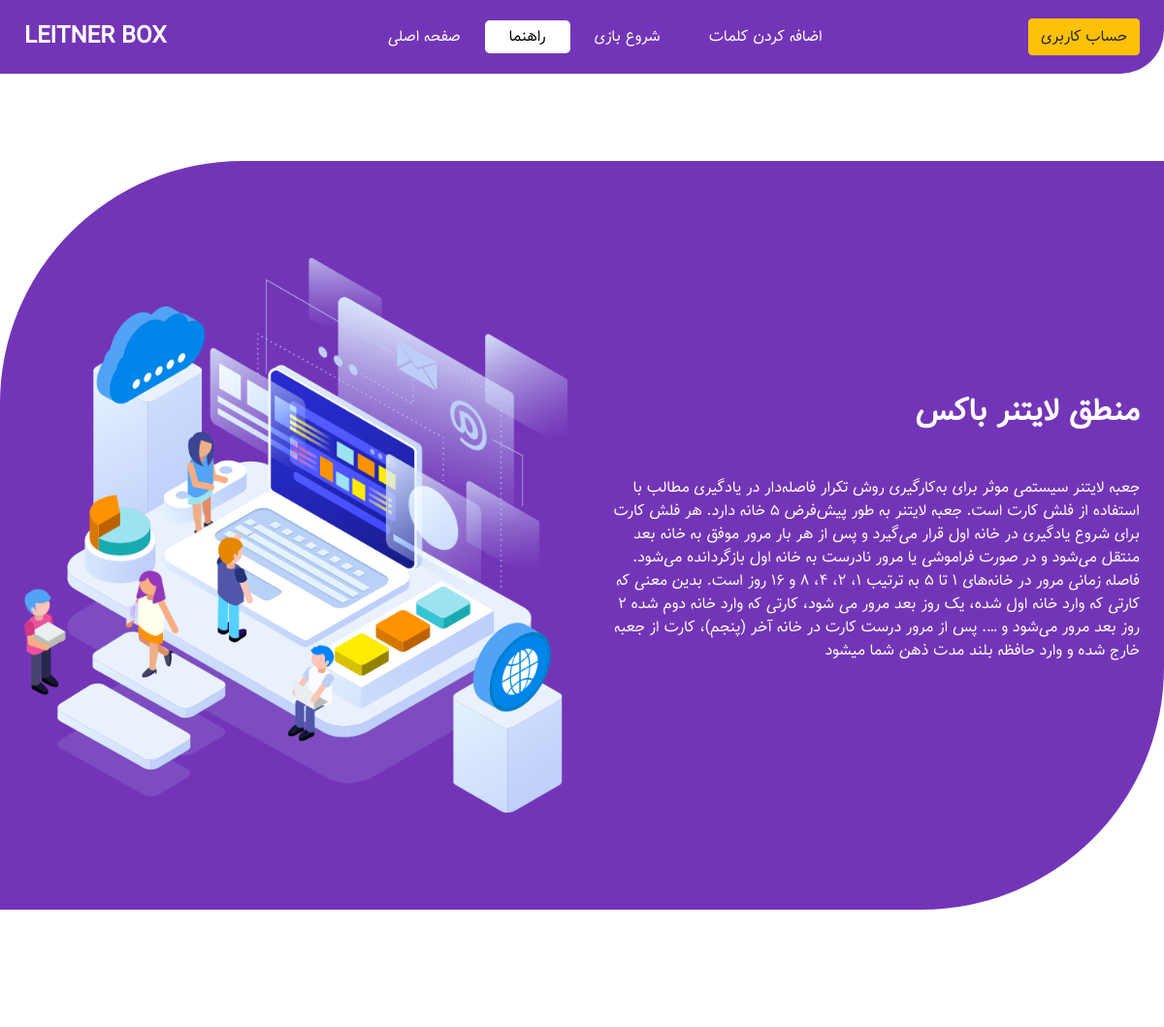
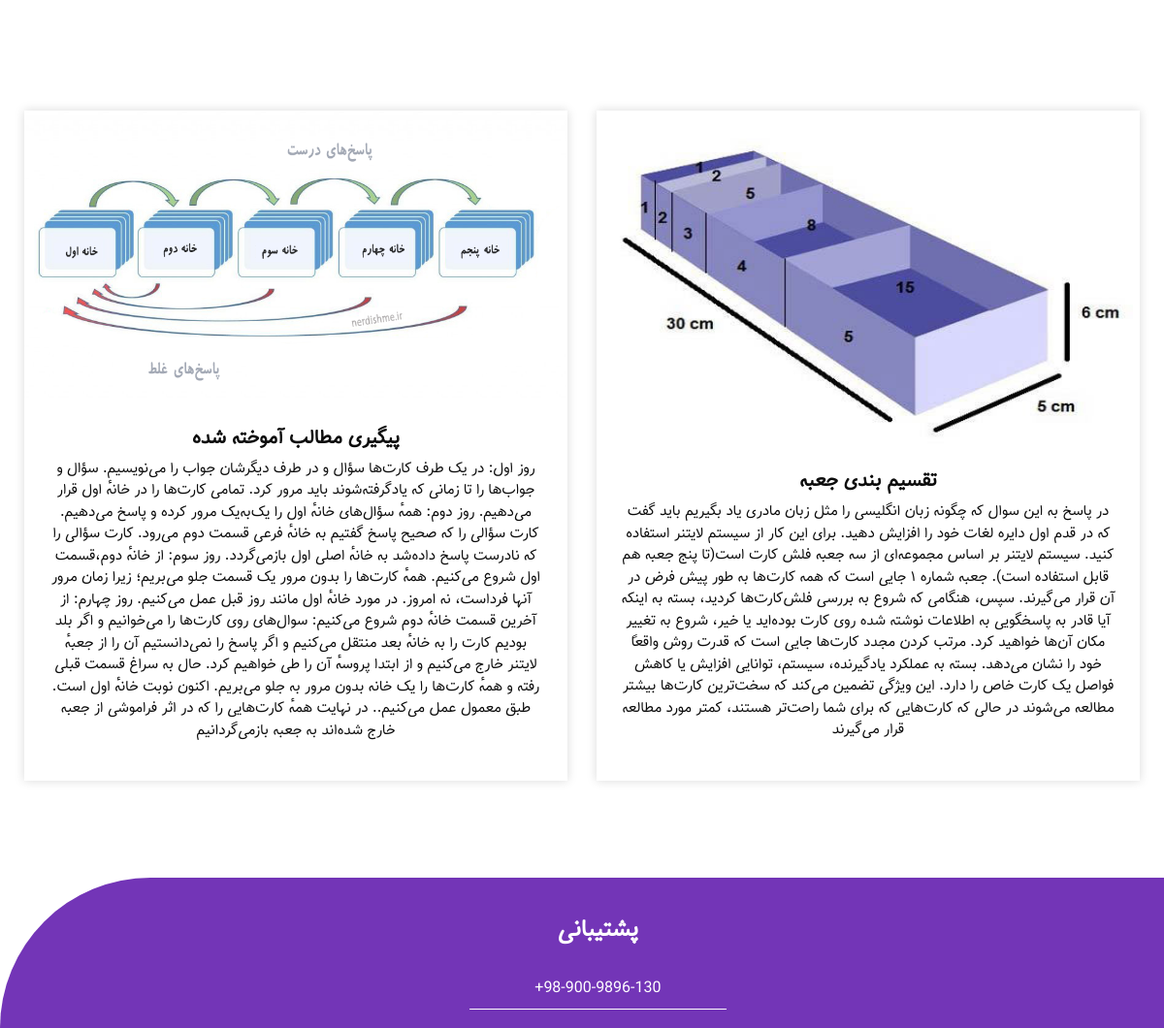
/about, run on the app's committed database (2 pictures, top to bottom).
### Text_App/models.py (models this page shows)
class GuideText(models.Model):
    main_topic = models.CharField(max_length=55, verbose_name="موضوع")
    guide_text = models.TextField(verbose_name="توضیحات")
    class Meta:
        verbose_name_plural = "متن‌های راهنما (صفحه اصلی و راهنما)"

class GuideInfo(models.Model):
    left_pic = models.ImageField(upload_to="web_pics", verbose_name="تصویر چپ")
    left_title = models.CharField(max_length=55, verbose_name="موضوع بخش سمت چپ")
    left_text = models.TextField(verbose_name="متن چپ")
    right_pic = models.ImageField(upload_to="web_pics", verbose_name="تصویر راست")
    right_title = models.CharField(max_length=55, verbose_name="موضوع بخش سمت راست")
    right_text = models.TextField(verbose_name="متن راست")
    class Meta:
        verbose_name_plural = "راهنما با شکل (صفحه راهنما)"

### Home_App/views.py (the view)
# urls.py: path("about", views.about_show, name="about"),
def about_show (request):
    GuideText_db = GuideText.objects.all()
    GuideInfo_db = GuideInfo.objects.all()
    return render(request, 'Home_App/about.html', context={
                                                            'GuideText_db': GuideText_db,
                                                            'GuideInfo_db': GuideInfo_db,
                                                            })

### Home_App/templates/Home_App/about.html (shortened to what this page needs)
{% extends 'common.html' %}
{% load static %}
{% block about_active %}
active
{% endblock about_active %}
{% block body %}
{% for i in GuideText_db %}
  <section class="about_section layout_padding layout_margin" dir="rtl">
    <div class="container  ">
      <div class="row">
        <div class="col-md-6">
          <div class="detail-box">
            <div class="heading_container" >
              <h2>
                {{ i.main_topic }}
              </h2>
              </div>
              <br>
              <p style="text-align: right;">
                {{ i.guide_text }}
              </p>
          </div>
        </div>
        <div class="col-md-6 ">
          <div class="img-box">
            <img src="{% static "images/about-img.png" %}" alt="">
          </div>
        </div>
      </div>
    </div>
  </section>
{% endfor %}
{% for i in GuideInfo_db %}
  <section class="case_section layout_padding">
    <div class="container">
      <div class="row">
        <div class="col-md-6">
          <div class="box">
            <div class="img-box">
              <img src="{{ i.left_pic.url }}" alt="">
            </div>
            <div class="detail-box">
              <h5>
                {{ i.left_title }}
              </h5>
              <p>
                {{ i.left_text }}
              </p>
            </div>
          </div>
        </div>
        <div class="col-md-6">
          <div class="box">
            <div class="img-box">
              <img src="{{ i.right_pic.url }}" alt="" height="345px">
            </div>
            <div class="detail-box">
              <h5>
                {{ i.right_title }}
              </h5>
              <p>
                {{ i.right_text }}
              </p>
            </div>
          </div>
        </div>
      </div>
    </div>
  </section>
{% endfor %}
{% endblock body %}

### static/css/style.css (style rules this page uses)
body { font-family:Samim; font-family: sahel-bold; color: #0c0c0c; background-color: #ffffff; overflow-x: hidden; }
.layout_padding { padding: 90px 0; }
.layout_margin { margin: 90px 0; }
.heading_container { display: -webkit-box; display: -ms-flexbox; display: flex; -webkit-box-orient: vertical; -webkit-box-direction: normal; -ms-flex-direction: column; flex-direction: column; -webkit-box-align: start; -ms-flex-align: start; align-items: flex-start; }
.heading_container h2 { position: relative; font-weight: bold; }
.about_section { background-color: #7335b7; color: #ffffff; border-radius: 250px 0 250px 0; }
.about_section .row { -webkit-box-align: center; -ms-flex-align: center; align-items: center; }
.about_section .img-box { position: relative; }
.about_section .img-box img { width: 100%; }
.about_section .detail-box p { margin-top: 15px; }
.case_section .box { margin-top: 45px; background-color: #ffffff; -webkit-box-shadow: 0 0 10px 0 rgba(0, 0, 0, 0.15); box-shadow: 0 0 10px 0 rgba(0, 0, 0, 0.15); text-align: center; }
.case_section .box .img-box { position: relative; }
.case_section .box .img-box img { width: 100%; }
.case_section .box .detail-box { padding: 25px; }
.case_section .box .detail-box h5 { font-weight: bold; }
.case_section .box .detail-box p { font-size: 15px; }
* { box-sizing: border-box }
.container { padding: 10px; }

### static/css/responsive.css (style rules this page uses)
@media (min-width: 1200px) { .container { max-width: 1170px; } }

### data on the page
GuideText: main_topic "منطق لایتنر باکس", guide_text "جعبه لایتنر سیستمی موثر برای به‌کارگیری روش تکرار فاصله‌دار در یادگیری مطالب با استفاده از فلش کارت است. جعبه لایتنر به طور پیش‌فرض ۵ خانه دارد. هر فلش کارت برای شروع یادگیری در خانه اول قرار می‌گیرد و پس از هر بار مرور موفق به خانه بعد منتقل می‌شود و در صورت فراموشی یا مرور نادرست به خانه اول بازگردانده می‌شود. فاصله زمانی مرور در خانه‌های ۱ تا ۵ به ترتیب ۱، ۲، ۴، ۸ و ۱۶ روز است. بدین معنی که کارتی که وارد خانه اول شده، یک روز بعد مرور می شود، کارتی که وارد خانه دوم شده ۲ روز بعد مرور می‌شود و …. پس از مرور درست کارت در خانه آخر (پنجم)، کارت از جعبه خارج شده و وارد حافظه بلند مدت ذهن شما میشود"
GuideInfo: left_pic (picture), left_title "پیگیری مطالب آموخته شده", left_text "روز اول: در یک طرف کارت‌ها سؤال و در طرف دیگرشان جواب را می‌نویسیم. سؤال و جواب‌ها را تا زمانی که یادگرفته‌شوند باید مرور کرد. تمامی کارت‌ها را در خانهٔ اول قرار می‌دهیم. روز دوم: همهٔ سؤال‌های خانهٔ اول را یک‌به‌یک مرور کرده و پاسخ می‌دهیم. کارت سؤالی را که صحیح پاسخ گفتیم به خانهٔ فرعی قسمت دوم می‌رود. کارت سؤالی را که نادرست پاسخ داده‌شد به خانهٔ اصلی اول بازمی‌گردد. روز سوم: از خانهٔ دوم،قسمت اول شروع می‌کنیم. همهٔ کارت‌ها را بدون مرور یک قسمت جلو می‌بریم؛ زیرا زمان مرور آنها فرداست، نه امروز. در مورد خانهٔ اول مانند روز قبل عمل می‌کنیم. روز چهارم: از آخرین قسمت خانهٔ دوم شروع می‌کنیم: سوال‌های روی کارت‌ها را می‌خوانیم و اگر بلد بودیم کارت را به خانهٔ بعد منتقل می‌کنیم و اگر پاسخ را…", right_pic (picture), right_title "تقسیم بندی جعبه", right_text "در پاسخ به این سوال که چگونه زبان انگلیسی را مثل زبان مادری یاد بگیریم باید گفت که در قدم اول دایره لغات خود را افزایش دهید. برای این کار از سیستم لایتنر استفاده کنید. سیستم لایتنر بر اساس مجموعه‌ای از سه جعبه فلش کارت است(تا پنج جعبه هم قابل استفاده است). جعبه شماره ۱ جایی است که همه کارت‌ها به طور پیش فرض در آن قرار می‌گیرند. سپس، هنگامی که شروع به بررسی فلش‌کارت‌ها کردید، بسته به اینکه آیا قادر به پاسخگویی به اطلاعات نوشته شده روی کارت بوده‌اید یا خیر، شروع به تغییر مکان آن‌ها خواهید کرد. مرتب کردن مجدد کارت‌ها جایی است که قدرت روش واقعاً خود را نشان می‌دهد. بسته به عملکرد یادگیرنده، سیستم، توانایی افزایش یا کاهش فواصل یک کارت خاص را دارد. این ویژگی تضمین می‌کند که سخت‌ترین کارت‌ها بیشتر…"
